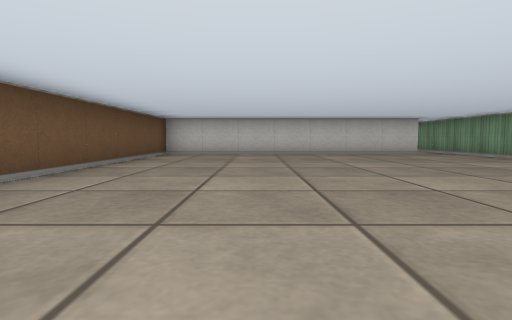
View 1 (above)

13 first-person views from a walk through a cub3D level. The camera is about half as high as the walls, tilts 4° down and sees 80° across. The floor is counted in squares. Each view is taken from the middle of a square. On the plan, view 1 faces up. The plan holds only what a view shows up to about 9 squares ahead; the rest is blank.

View 2
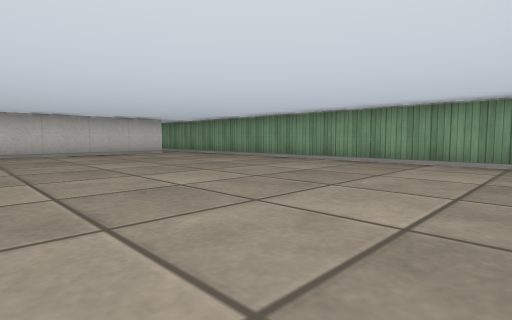

View 3
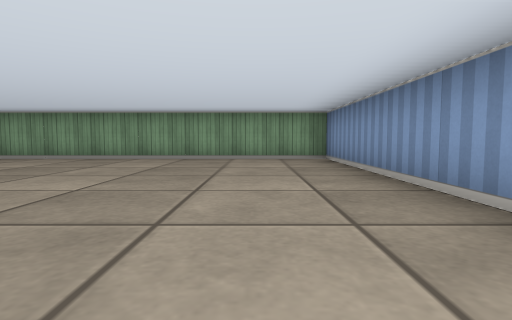

View 4
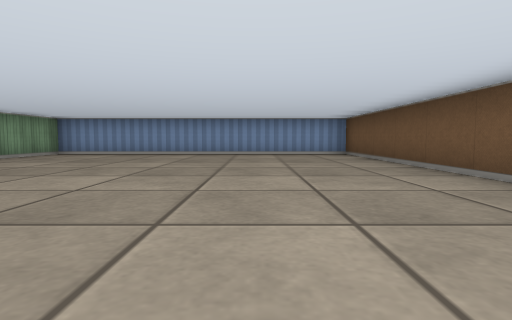

View 5
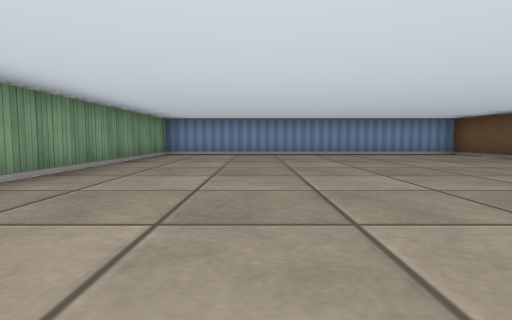

View 6
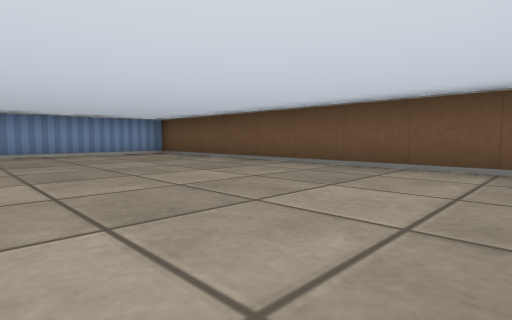

View 7
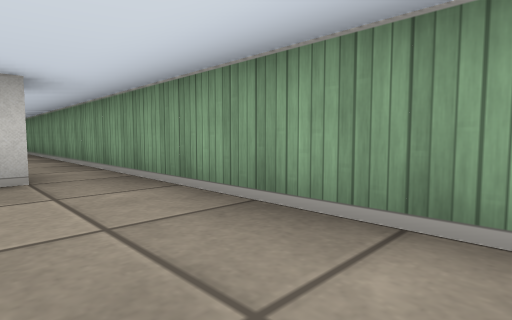

View 8
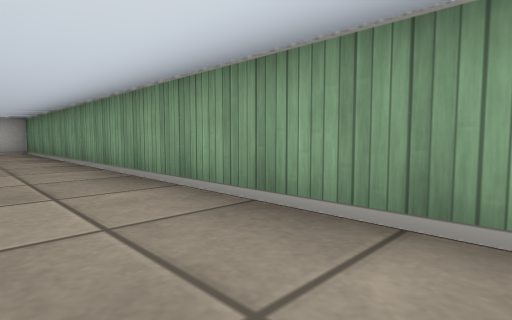

View 9
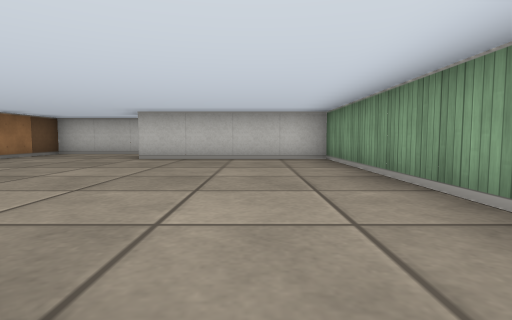

View 10
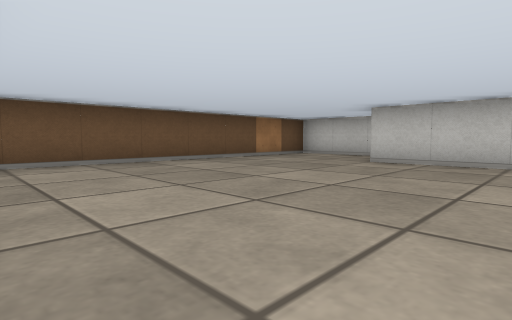

View 11
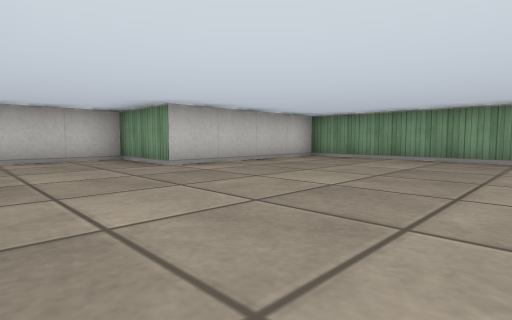

View 12
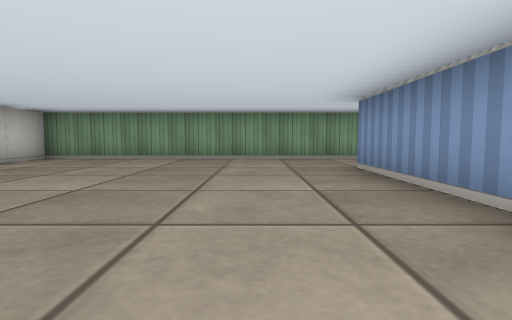

View 13
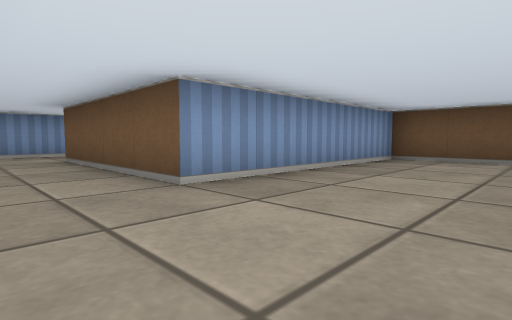

### Floor plan
Ten units are one square. View 1 is at (0, 0); x grows to the right and y downward. Boxes are objects, and circles mark ways between rooms. Rooms are numbered by the first view taken in them; rooms with no view inside come last. Other rooms are left out.
<svg viewBox="-30 -240 90 250">
<path fill="none" stroke="#000" d="M46 -85 -25 -85 -25 5 55 5 55 -95M30 -95 44 -95M55 -95 55 -215 15 -215 15 -235 -15 -235 -15 -155 35 -155 35 -115"/>
<circle cx="50" cy="-90" r="3" fill="#2a7"/>
<text x="20" y="-40">1</text>
<text x="20" y="-180">2</text>
</svg>
Room 1 opens to room 2.

Where each view was taken, in squares from view 1:
view 1: 0 up, 0 right, facing up
view 2: 0 up, 0 right, facing up-right
view 3: 1 up, 1 left, facing right
view 4: 8 up, 0 right, facing down
view 5: 8 up, 3 right, facing down
view 6: 8 up, 2 right, facing down-left
view 7: 5 up, 4 right, facing up-right
view 8: 11 up, 4 right, facing up-right
view 9: 15 up, 4 right, facing up
view 10: 16 up, 4 right, facing up-left
view 11: 17 up, 1 left, facing up-right
view 12: 17 up, 1 left, facing right
view 13: 18 up, 5 right, facing down-left
